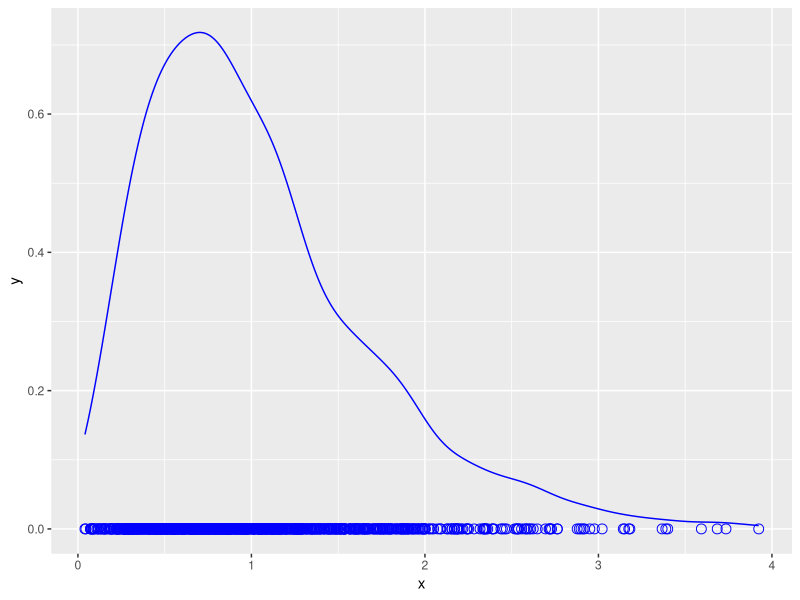

Generate this figure with R:
## ---- chunk 1
library(tidyverse)
## ---- chunk 2
set.seed(1)

sampleSize <- 5
numSamples <- 1000

degreeFreedom <- 1

randomChiSqValues <- rchisq(n = numSamples * sampleSize, df = degreeFreedom)

samples <- matrix(randomChiSqValues, nrow = numSamples, ncol = sampleSize)
sampleMeans <- rowMeans(samples)


tibble(x = sampleMeans) %>% 
  ggplot() + 
  geom_line(aes(x = x), stat = "density", color = "blue") +
  geom_point(aes(x = x, y = 0), color = "blue", shape = 1, size = 3)
